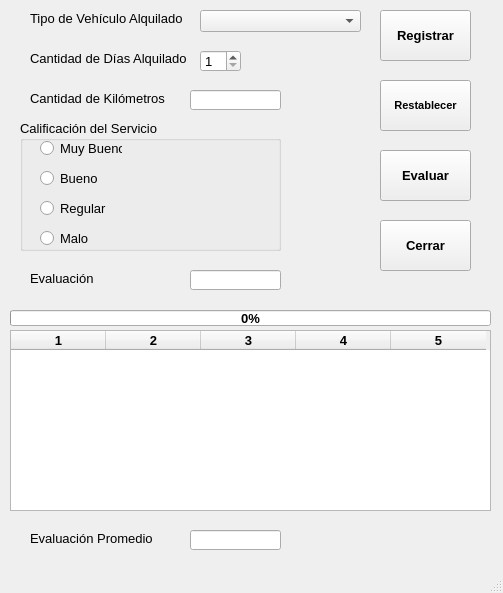
<?xml version="1.0" encoding="UTF-8"?>
<ui version="4.0">
 <class>frmEncuesta</class>
 <widget class="QMainWindow" name="frmEncuesta">
  <property name="geometry">
   <rect>
    <x>0</x>
    <y>0</y>
    <width>503</width>
    <height>593</height>
   </rect>
  </property>
  <property name="font">
   <font>
    <pointsize>10</pointsize>
    <weight>75</weight>
    <bold>true</bold>
   </font>
  </property>
  <property name="windowTitle">
   <string>Datos de Encuesta</string>
  </property>
  <widget class="QWidget" name="centralwidget">
   <widget class="QPushButton" name="btnRegistrar">
    <property name="geometry">
     <rect>
      <x>380</x>
      <y>10</y>
      <width>91</width>
      <height>51</height>
     </rect>
    </property>
    <property name="font">
     <font>
      <pointsize>10</pointsize>
      <weight>75</weight>
      <bold>true</bold>
     </font>
    </property>
    <property name="text">
     <string>Registrar</string>
    </property>
   </widget>
   <widget class="QPushButton" name="btnRestablecer">
    <property name="geometry">
     <rect>
      <x>380</x>
      <y>80</y>
      <width>91</width>
      <height>51</height>
     </rect>
    </property>
    <property name="font">
     <font>
      <pointsize>8</pointsize>
     </font>
    </property>
    <property name="text">
     <string>Restablecer</string>
    </property>
   </widget>
   <widget class="QPushButton" name="btnEvaluar">
    <property name="geometry">
     <rect>
      <x>380</x>
      <y>150</y>
      <width>91</width>
      <height>51</height>
     </rect>
    </property>
    <property name="text">
     <string>Evaluar</string>
    </property>
   </widget>
   <widget class="QLabel" name="lbVehiculo">
    <property name="geometry">
     <rect>
      <x>30</x>
      <y>10</y>
      <width>161</width>
      <height>16</height>
     </rect>
    </property>
    <property name="font">
     <font>
      <pointsize>10</pointsize>
      <weight>50</weight>
      <bold>false</bold>
     </font>
    </property>
    <property name="text">
     <string>Tipo de Vehículo Alquilado</string>
    </property>
   </widget>
   <widget class="QLabel" name="lbDias">
    <property name="geometry">
     <rect>
      <x>30</x>
      <y>50</y>
      <width>161</width>
      <height>16</height>
     </rect>
    </property>
    <property name="font">
     <font>
      <pointsize>10</pointsize>
      <weight>50</weight>
      <bold>false</bold>
     </font>
    </property>
    <property name="text">
     <string>Cantidad de Días Alquilado</string>
    </property>
   </widget>
   <widget class="QLabel" name="lbKm">
    <property name="geometry">
     <rect>
      <x>30</x>
      <y>90</y>
      <width>141</width>
      <height>16</height>
     </rect>
    </property>
    <property name="font">
     <font>
      <pointsize>10</pointsize>
      <weight>50</weight>
      <bold>false</bold>
     </font>
    </property>
    <property name="text">
     <string>Cantidad de Kilómetros</string>
    </property>
   </widget>
   <widget class="QComboBox" name="cmbVehiculo">
    <property name="geometry">
     <rect>
      <x>200</x>
      <y>10</y>
      <width>161</width>
      <height>22</height>
     </rect>
    </property>
    <property name="font">
     <font>
      <weight>50</weight>
      <bold>false</bold>
     </font>
    </property>
   </widget>
   <widget class="QSpinBox" name="spbDias">
    <property name="geometry">
     <rect>
      <x>200</x>
      <y>50</y>
      <width>41</width>
      <height>22</height>
     </rect>
    </property>
    <property name="font">
     <font>
      <weight>50</weight>
      <bold>false</bold>
     </font>
    </property>
    <property name="minimum">
     <number>1</number>
    </property>
    <property name="maximum">
     <number>7</number>
    </property>
   </widget>
   <widget class="QLineEdit" name="leKm">
    <property name="geometry">
     <rect>
      <x>190</x>
      <y>90</y>
      <width>91</width>
      <height>20</height>
     </rect>
    </property>
    <property name="font">
     <font>
      <weight>50</weight>
      <bold>false</bold>
     </font>
    </property>
   </widget>
   <widget class="QGroupBox" name="gbCalificacion">
    <property name="geometry">
     <rect>
      <x>20</x>
      <y>120</y>
      <width>261</width>
      <height>131</height>
     </rect>
    </property>
    <property name="font">
     <font>
      <pointsize>10</pointsize>
      <weight>50</weight>
      <bold>false</bold>
     </font>
    </property>
    <property name="title">
     <string>Calificación del Servicio</string>
    </property>
    <widget class="QRadioButton" name="optMB">
     <property name="geometry">
      <rect>
       <x>20</x>
       <y>20</y>
       <width>82</width>
       <height>17</height>
      </rect>
     </property>
     <property name="font">
      <font>
       <pointsize>10</pointsize>
      </font>
     </property>
     <property name="text">
      <string>Muy Bueno</string>
     </property>
    </widget>
    <widget class="QRadioButton" name="optB">
     <property name="geometry">
      <rect>
       <x>20</x>
       <y>50</y>
       <width>82</width>
       <height>17</height>
      </rect>
     </property>
     <property name="font">
      <font>
       <pointsize>10</pointsize>
      </font>
     </property>
     <property name="text">
      <string>Bueno</string>
     </property>
    </widget>
    <widget class="QRadioButton" name="optR">
     <property name="geometry">
      <rect>
       <x>20</x>
       <y>80</y>
       <width>82</width>
       <height>17</height>
      </rect>
     </property>
     <property name="font">
      <font>
       <pointsize>10</pointsize>
      </font>
     </property>
     <property name="text">
      <string>Regular</string>
     </property>
    </widget>
    <widget class="QRadioButton" name="optM">
     <property name="geometry">
      <rect>
       <x>20</x>
       <y>110</y>
       <width>82</width>
       <height>17</height>
      </rect>
     </property>
     <property name="font">
      <font>
       <pointsize>10</pointsize>
      </font>
     </property>
     <property name="text">
      <string>Malo</string>
     </property>
    </widget>
   </widget>
   <widget class="QLabel" name="lbPromedio">
    <property name="geometry">
     <rect>
      <x>30</x>
      <y>270</y>
      <width>131</width>
      <height>16</height>
     </rect>
    </property>
    <property name="font">
     <font>
      <pointsize>10</pointsize>
      <weight>50</weight>
      <bold>false</bold>
     </font>
    </property>
    <property name="text">
     <string>Evaluación</string>
    </property>
   </widget>
   <widget class="QLineEdit" name="lePromedio">
    <property name="geometry">
     <rect>
      <x>190</x>
      <y>270</y>
      <width>91</width>
      <height>20</height>
     </rect>
    </property>
    <property name="font">
     <font>
      <weight>50</weight>
      <bold>false</bold>
     </font>
    </property>
   </widget>
   <widget class="QPushButton" name="btnCerrar">
    <property name="geometry">
     <rect>
      <x>380</x>
      <y>220</y>
      <width>91</width>
      <height>51</height>
     </rect>
    </property>
    <property name="text">
     <string>Cerrar</string>
    </property>
   </widget>
   <widget class="QTableWidget" name="tblEncuesta">
    <property name="geometry">
     <rect>
      <x>10</x>
      <y>330</y>
      <width>481</width>
      <height>181</height>
     </rect>
    </property>
    <property name="columnCount">
     <number>5</number>
    </property>
    <attribute name="horizontalHeaderDefaultSectionSize">
     <number>95</number>
    </attribute>
    <column/>
    <column/>
    <column/>
    <column/>
    <column/>
   </widget>
   <widget class="QLineEdit" name="lePromedio_2">
    <property name="geometry">
     <rect>
      <x>190</x>
      <y>530</y>
      <width>91</width>
      <height>20</height>
     </rect>
    </property>
    <property name="font">
     <font>
      <weight>50</weight>
      <bold>false</bold>
     </font>
    </property>
   </widget>
   <widget class="QLabel" name="lbPromedio_2">
    <property name="geometry">
     <rect>
      <x>30</x>
      <y>530</y>
      <width>131</width>
      <height>16</height>
     </rect>
    </property>
    <property name="font">
     <font>
      <pointsize>10</pointsize>
      <weight>50</weight>
      <bold>false</bold>
     </font>
    </property>
    <property name="text">
     <string>Evaluación Promedio</string>
    </property>
   </widget>
   <widget class="QProgressBar" name="pbrEncuesta">
    <property name="geometry">
     <rect>
      <x>10</x>
      <y>310</y>
      <width>481</width>
      <height>16</height>
     </rect>
    </property>
    <property name="value">
     <number>0</number>
    </property>
    <property name="textVisible">
     <bool>true</bool>
    </property>
   </widget>
  </widget>
  <widget class="QMenuBar" name="menubar">
   <property name="geometry">
    <rect>
     <x>0</x>
     <y>0</y>
     <width>503</width>
     <height>21</height>
    </rect>
   </property>
  </widget>
  <widget class="QStatusBar" name="statusbar"/>
 </widget>
 <resources/>
 <connections/>
</ui>
